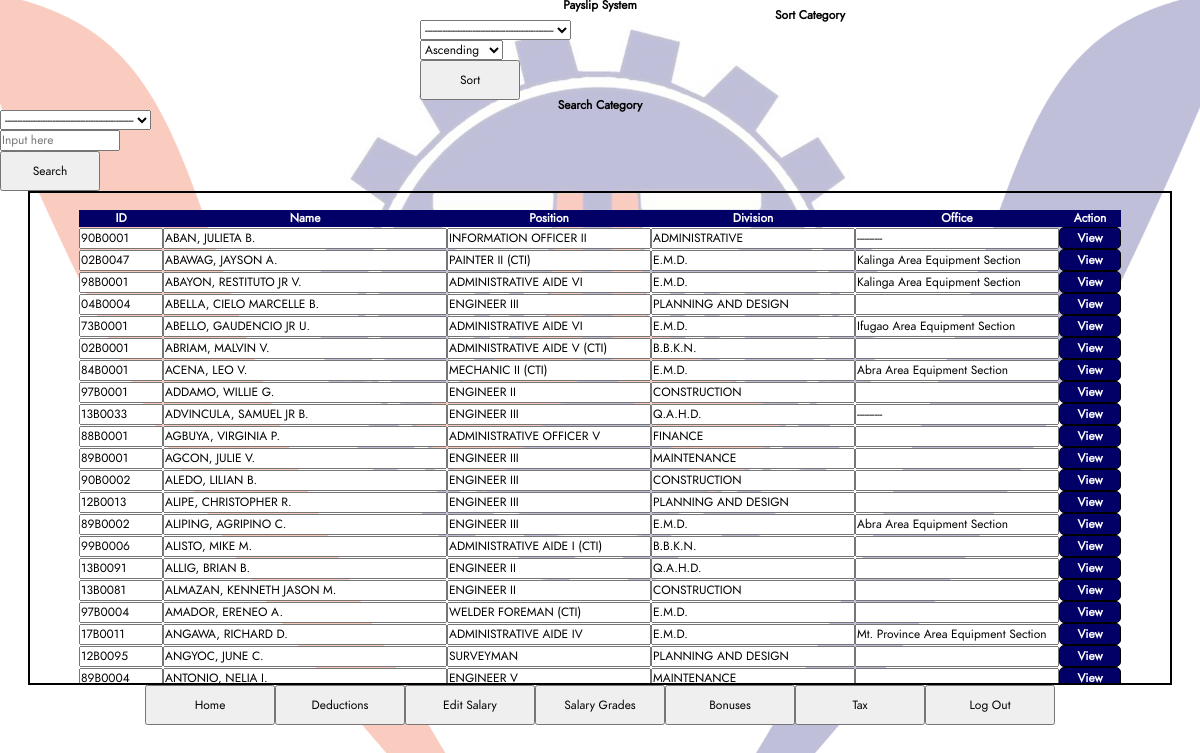
The app's page /Payroll/php/bonuses.php (signed in), older data.
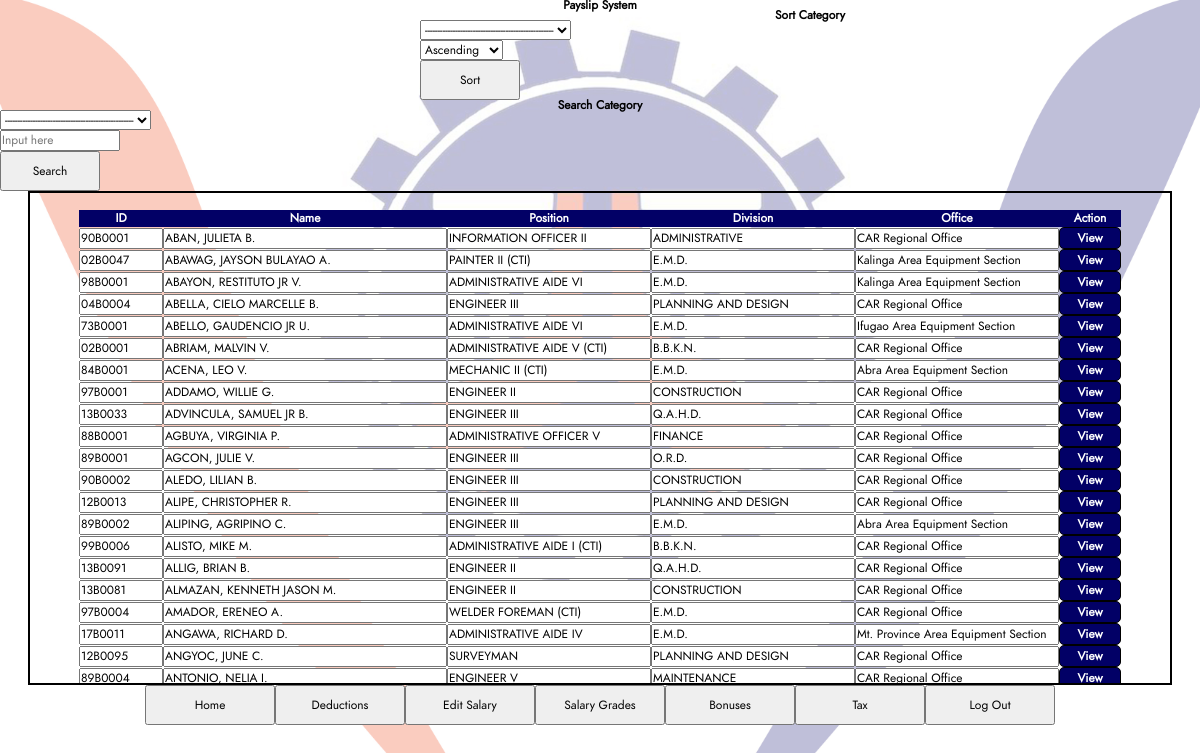
The same page, newer data.
### tables this page shows
CREATE TABLE `employees` (
  `id` varchar(25) NOT NULL,
  `lastname` varchar(45) NOT NULL,
  `firstname` varchar(45) NOT NULL,
  `middlename` varchar(45) NOT NULL,
  `division` varchar(45) DEFAULT NULL,
  `office` varchar(50) DEFAULT NULL,
  `position` varchar(45) NOT NULL,
  `salarygrade` varchar(20) DEFAULT NULL,
  `bpno` varchar(25) DEFAULT NULL,
  `middle_initial` varchar(25) DEFAULT NULL,
  `prefix` varchar(25) DEFAULT NULL,
  `extention` varchar(25) DEFAULT NULL,
  `birthdate` date DEFAULT NULL,
  `crn` varchar(25) DEFAULT NULL,
  PRIMARY KEY (`id`)
);

### Payroll/php/bonuses.php (the view, shortened to what this page needs)
<!DOCTYPE html>
<html>
<head>
	<?php
		include 'dbconn.php';
		include 'links.php';
	?>
</head>
<body>
<h3>Payslip System</h3>
<?php
	include 'search_main.php';
?>
<div id="main">
<div id="inner_main">
<br>
<?php
	$result = $conn->query("SELECT *, date_format(birthdate, '%m/%d/%Y') as bday FROM employees");
	echo "<table>";
	echo "<tr>
				<th>ID</th>
				<th>Name</th>
				<th>Position</th>
				<th>Division</th>
				<th>Office</th>
				<th>Action</th>
		  </tr>";
	while ($row = $result->fetch_assoc()) {
		echo "<tr>
					<td><input readonly class='tb_size_small' type ='text' value='".$row['id']."'/></td>
					<td><input readonly class='tb_size_large' type ='text' value='".$row['lastname'].", ".$row['firstname']." ".$row['middle_initial'].".'/></td>
					<td><input readonly class='tb_size_medium' type ='text' value='".$row['position']."'/></td>
					<td><input readonly class='tb_size_medium' type ='text' value='".$row['division']."'/></td>
					<td><input readonly class='tb_size_medium' type ='text' value='".$row['office']."'/></td>
					<td style = 'text-align: center;'><a href= 'portal_view.php?id=".$row['id']."'>View</a></td>
			  </tr>";
	}
	echo "</table>";
?>
</div>
</div>
<?php
	include 'universal_footer.php';
?>
</body>
</html>

Row changes from the older to the newer data that the page shows:
changed employees "ABAN, JULIETA B.": office "----------" → "CAR Regional Office"
changed employees "PAINTER II (CTI)": lastname+firstname+middle_initial "ABAWAG, JAYSON A." → "ABAWAG, JAYSON BULAYAO A."
changed employees "ABELLA, CIELO MARCELLE B.": office (not shown) → "CAR Regional Office"
changed employees "ABRIAM, MALVIN V.": office (not shown) → "CAR Regional Office"
changed employees "ADDAMO, WILLIE G.": office (not shown) → "CAR Regional Office"
changed employees "ADVINCULA, SAMUEL JR B.": office "----------" → "CAR Regional Office"
changed employees "AGBUYA, VIRGINIA P.": office (not shown) → "CAR Regional Office"
changed employees "AGCON, JULIE V.": division "MAINTENANCE" → "O.R.D."; office (not shown) → "CAR Regional Office"
changed employees "ALEDO, LILIAN B.": office (not shown) → "CAR Regional Office"
changed employees "ALIPE, CHRISTOPHER R.": office (not shown) → "CAR Regional Office"
changed employees "ALISTO, MIKE M.": office (not shown) → "CAR Regional Office"
changed employees "ALLIG, BRIAN B.": office (not shown) → "CAR Regional Office"
changed employees "ALMAZAN, KENNETH JASON M.": office (not shown) → "CAR Regional Office"
changed employees "AMADOR, ERENEO A.": office (not shown) → "CAR Regional Office"
changed employees "ANGYOC, JUNE C.": office (not shown) → "CAR Regional Office"
changed employees "ANTONIO, NELIA I.": office (not shown) → "CAR Regional Office"
